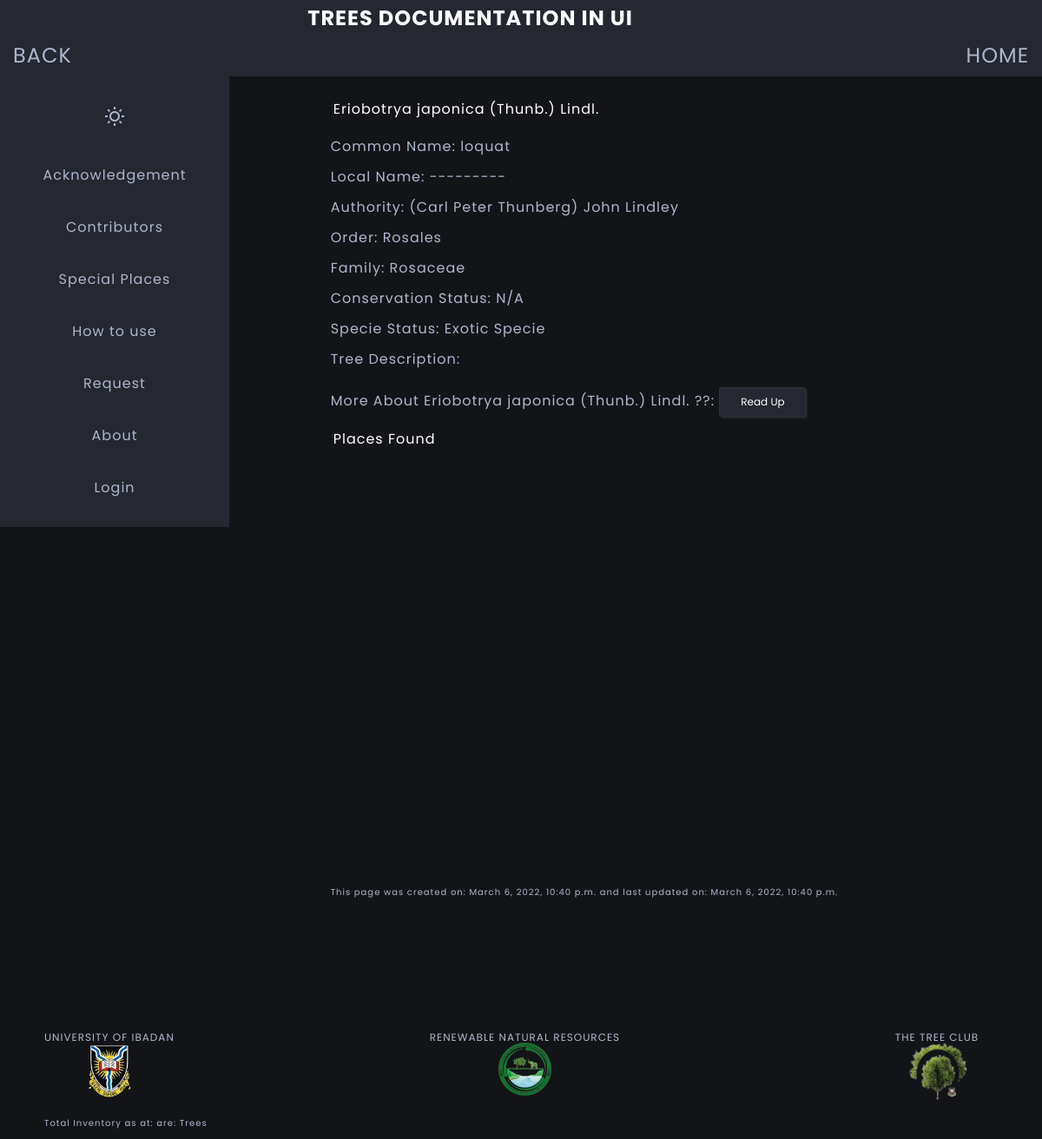
The page /tree-details/108/ on the database its author committed.
### trees/models.py (models this page shows)
class Tree(models.Model):
    scientific_name = models.CharField(
        max_length=100,
        help_text='Enter Generic, Specific and Author',
        validators=[MinLengthValidator(3, 'Must be greater than 3')],
        null=False
    )
    genus_specie = models.CharField(
        max_length=100,
        default='',
        help_text='Enter Generic and Specific name',
        validators=[MinLengthValidator(3, 'Must be greater than 3')],
        null=False
    )
    authority = models.ForeignKey(Authority, on_delete=models.SET_NULL, null=True)
    common_name = models.CharField(max_length=50, default='------')
    local_name = models.CharField(max_length=50, default='------')
    conservation_status = models.ForeignKey(ConservationStatus, on_delete=models.SET_NULL, null=True)
    specie_status = models.ForeignKey(SpecieStatus, on_delete=models.SET_NULL, null=True)
    tree_order = models.ForeignKey(Order, on_delete=models.SET_NULL, null=True)
    tree_family = models.ForeignKey(Family, on_delete=models.SET_NULL, null=True)
    tree_description = models.TextField()
    reference = models.URLField(max_length=200, default='https://powo.science.kew.org')
    pharmacological_details = models.TextField(blank=True, null=True)
    last_updated = models.DateTimeField(auto_now=True)
    created = models.DateTimeField(auto_now_add=True)
    class Meta:
        ordering = ['scientific_name']
    def __str__(self):
        return self.scientific_name

class Authority(models.Model):
    tree_authority = models.CharField(max_length=100)
    def __str__(self):
        return self.tree_authority

class Order(models.Model):
    tree_order = models.CharField(max_length=50)
    def __str__(self):
        return self.tree_order

class Family(models.Model):
    tree_family = models.CharField(max_length=50)
    def __str__(self):
        return self.tree_family

class ConservationStatus(models.Model):
    tree_status = models.CharField(max_length=50)
    def __str__(self):
        return self.tree_status

class SpecieStatus(models.Model):
    specie_status = models.CharField(max_length=20)
    def __str__(self):
        return self.specie_status

### home/views.py (the view)
# urls.py: path('tree-details/<int:pk>/', views.TreeDetails.as_view(), name='tree-details'),
class TreeDetails(View):
    template_name = 'home/tree_details.html'
    def get(self, request, pk):
        tree_info = Tree.objects.get(id=pk)
        tree_locations = Upload.objects.filter(tree_name__scientific_name=tree_info.scientific_name)
        paginator = Paginator(tree_locations, 30)
        page_number = request.GET.get('page', 1)
        try:
            page_obj = paginator.page(page_number)
        except PageNotAnInteger:
            page_obj = paginator.page(1)
        except EmptyPage:
            page_obj = paginator.page(paginator.num_pages)
        context = {
            'tree_info': tree_info,
            'tree_location': page_obj
        }
        return render(request, self.template_name, context)

### home/templates/home/tree_details.html (shortened to what this page needs)
{% extends 'base/base.html' %}
{% load static %}
{% block content %}
<div class="flex-container">
  <div class="detail-container" id="detail-container" style="display: block;">
    <div>
      <div class="flex tree-details">
        <ul class="heading">{{ tree_info.scientific_name }}</ul>
        <li> Common Name: {{ tree_info.common_name }}</li>
        <li> Local Name: {{ tree_info.local_name }}</li>
        <li> Authority: {{ tree_info.authority }}</li>
        <li> Order: {{ tree_info.tree_order }}</li>
        <li> Family: {{ tree_info.tree_family }}</li>
        <li> Conservation Status: {{ tree_info.conservation_status }}</li>
        <li> Specie Status: {{ tree_info.specie_status }}</li>
        <li> Tree Description: {{ tree_info.tree_description }}</li>
        {% if tree_info.reference %}
        <li class="font"> More About {{ tree_info }} ??:
          <span>
            <button class="read-more">
              <a href="{{ tree_info.reference }}" >Read Up</a>
            </button>
          </span>
        </li>
        {% endif %}
      </div>
    </div>
    <div>
      <div class="search-result">
        <div class="heading">Places Found</div>
      </div>
    </div>
  </div>
    <div id="time-created-updated">
        <p>This page was created on: {{ tree_info.created }} and last updated on: {{ tree_info.last_updated }}</p>
    </div>
</div>
{% endblock %}

### static/styles/style2.css (style rules this page uses)
:root { --light-color: #fff; --light-color-alt: #afb6cd; --primary-background-color: #131417; --secondary-background-color: #252830; --hover-light-color: var(--light-color); --hover-dark-color: var(--primary-background-color); --gradient-color: linear-gradient( 115deg,#4fcf70,#fad648,#a767e5,#12bcfe,#44ce7b); --transparent-light-color: rgba(255,255,255,.05); --transparent-dark-color: rgba(0,0,0,.75); --font-family: 'Poppins', sans-serif; --font-size-xxsm: 1.0rem; --font-size-xsm: 1.2rem; --font-size-sm: 1.6rem; --font-size-md: 2.4rem; --font-size-lg: 3rem; --font-size-xl: 4rem; --gap: 1rem; --margin-sm: 2rem; --margin-md: 3rem; --margin-lg: 5rem; --item-min-height-sm: 20rem; --item-min-height-md: 30rem; }
* { margin: 0; padding: 0; box-sizing: border-box; }
html { font-size: 62.5%; }
body { font-family: var(--font-family); font-size: var(--font-size-sm); color: var(--light-color-alt); background-color: var(--primary-background-color); letter-spacing: 1px; padding: 5px; margin-left: 0.1rem; transition: background-color .35s ease-in-out, color .3s ease-in-out; }
a { color: inherit; text-decoration: none; }
input, button, textarea, select { font: inherit; color: inherit; padding: 1.5rem; border: 1px solid var(--transparent-light-color); background-color: transparent; }
button { width: 8rem; background-color: var(--secondary-background-color); border-radius: 4px; }
li { list-style-position: inside; list-style-type: none; }
.flex { display: flex; justify-content: space-between; }
.heading { width: 90%; padding: 0.3rem; margin-bottom: 0.5rem; color: var(--light-color); }
.search-result { min-height: 60vh; }
.tree-details { flex-direction: column; gap: var(--gap); }
button.read-more { width: 10rem; padding: 0.7rem; margin: 10px 0; border-radius: 4px; box-shadow: 2px 2px 2px var(--secondary-background-color); color: var(--light-color); font-size: var(--font-size-xsm); }
#time-created-updated { font-size: var(--font-size-xxsm); margin-top: var(--margin-lg); }
@media screen and (min-width: 800px) { body { padding: 1rem 5rem; } }
@media screen and (min-width: 800px) { #detail-container { grid-template-columns: repeat(2, 1fr); } }

### rows shown on the page
Tree: scientific_name "Eriobotrya japonica (Thunb.) Lindl.", common_name "loquat", local_name "---------", authority "(Carl Peter Thunberg) John Lindley", tree_order "Rosales", tree_family "Rosaceae", conservation_status "N/A", specie_status "Exotic Specie", created "March 6, 2022, 10:40 p.m.", last_updated "March 6, 2022, 10:40 p.m."
